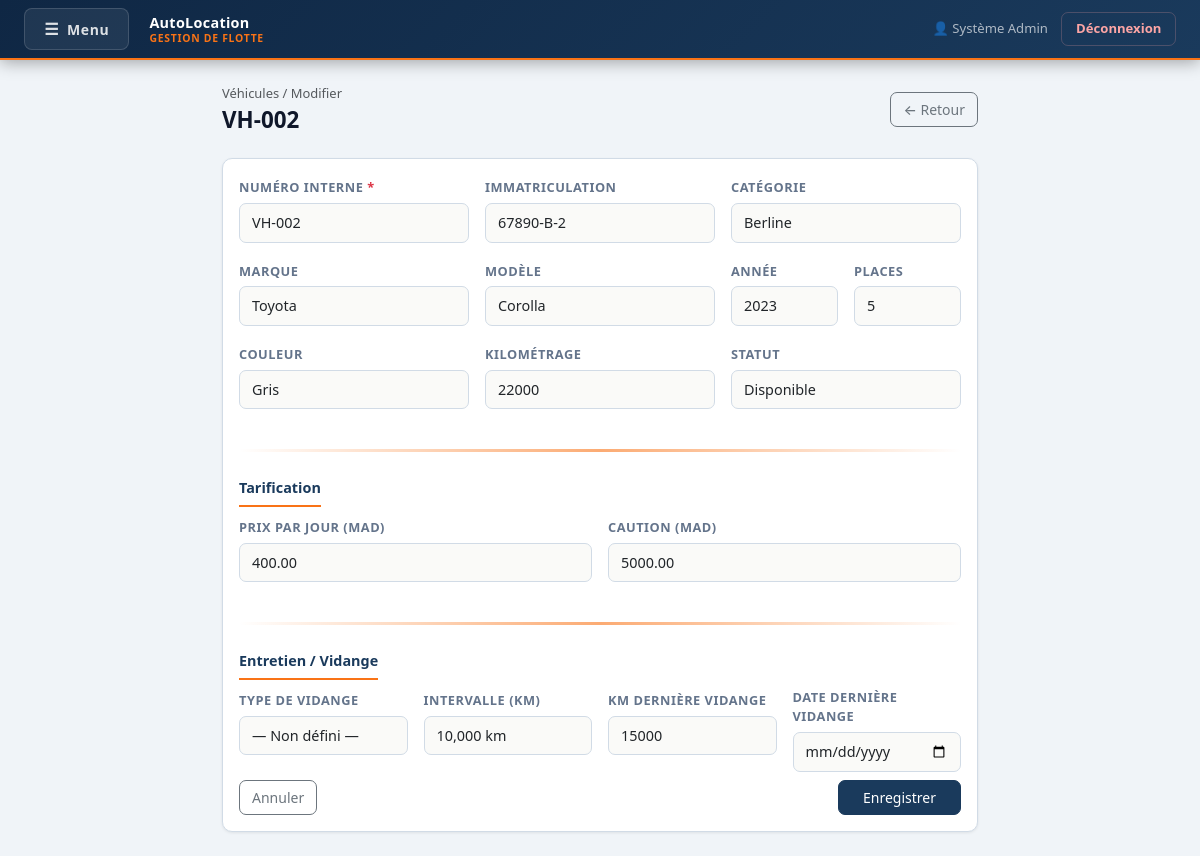
/vehicles/edit.php?id=2 (signed in), run on the app's committed database.
### tables this page shows
CREATE TABLE IF NOT EXISTS `vehicles` (
  `id`                    INT(11)        NOT NULL AUTO_INCREMENT,
  `numero`                VARCHAR(50)    NOT NULL,
  `immatriculation`       VARCHAR(20)    DEFAULT NULL,
  `marque`                VARCHAR(100)   DEFAULT NULL,
  `modele`                VARCHAR(100)   DEFAULT NULL,
  `annee`                 INT(11)        DEFAULT NULL,
  `couleur`               VARCHAR(50)    DEFAULT NULL,
  `nb_places`             INT(11)        DEFAULT 5,
  `categorie`             ENUM('économique','berline','SUV','premium','utilitaire') DEFAULT 'berline',
  `kilometrage`           INT(11)        DEFAULT 0,
  `statut`                ENUM('disponible','loué','maintenance','indisponible') DEFAULT 'disponible',
  `prix_jour`             DECIMAL(10,2)  DEFAULT 0.00,
  `caution`               DECIMAL(10,2)  DEFAULT 0.00,
  `type_vidange`          VARCHAR(100)   DEFAULT NULL,
  `intervalle_vidange`    INT(11)        DEFAULT 10000,
  `derniere_vidange_km`   INT(11)        DEFAULT NULL,
  `date_derniere_vidange` DATE           DEFAULT NULL,
  `created_at`            TIMESTAMP      NOT NULL DEFAULT CURRENT_TIMESTAMP,
  PRIMARY KEY (`id`),
  UNIQUE KEY `numero` (`numero`)
);

### models/VehicleModel.php (called while the page is built, shortened)
<?php
class VehicleModel {
    private $conn;
    public function __construct($db) {
        $this->conn = $db;
    }
    public function getById($id) {
        $stmt = $this->conn->prepare("SELECT * FROM vehicles WHERE id=?");
        $stmt->execute([$id]);
        return $stmt->fetch();
    }
}

### vehicles/edit.php (the view, shortened to what this page needs)
<?php
require_once "../models/VehicleModel.php";
$db    = new Database();
$conn  = $db->getConnection();
$model = new VehicleModel($conn);
$id = (int)($_GET['id'] ?? 0);
$v = $model->getById($id);
?>
<!DOCTYPE html>
<html lang="fr">
<head>
  <link href="https://cdn.jsdelivr.net/npm/bootstrap@5.3.3/dist/css/bootstrap.min.css" rel="stylesheet">
  <link href="/location/style.css" rel="stylesheet">
</head>
<body>
<?php include "../includes/navbar.php"; ?>
<div class="container py-4" style="max-width:780px">
  <div class="page-header">
    <div>
      <div class="text-muted small mb-1"><a href="index.php" class="text-decoration-none text-muted">Véhicules</a> / Modifier</div>
      <h1 class="page-title"><?= htmlspecialchars($v['numero']) ?></h1>
    </div>
    <a href="index.php" class="btn btn-outline-secondary">← Retour</a>
  </div>
  <div class="card">
    <div class="card-body">
      <form method="POST" class="row g-3">
        <div class="col-md-4">
          <label class="form-label fw-semibold">Numéro interne <span class="text-danger">*</span></label>
          <input name="numero" class="form-control" required value="<?= htmlspecialchars($v['numero']) ?>">
        </div>
        <div class="col-md-4">
          <label class="form-label fw-semibold">Immatriculation</label>
          <input name="immatriculation" class="form-control" value="<?= htmlspecialchars($v['immatriculation'] ?? '') ?>">
        </div>
        <div class="col-md-4">
          <label class="form-label fw-semibold">Catégorie</label>
          <select name="categorie" class="form-select">
            <?php foreach (['économique','berline','SUV','premium','utilitaire'] as $cat): ?>
              <option value="<?= $cat ?>" <?= $v['categorie'] === $cat ? 'selected' : '' ?>><?= ucfirst($cat) ?></option>
            <?php endforeach; ?>
          </select>
        </div>
        <div class="col-md-4">
          <label class="form-label fw-semibold">Marque</label>
          <input name="marque" class="form-control" value="<?= htmlspecialchars($v['marque'] ?? '') ?>">
        </div>
        <div class="col-md-4">
          <label class="form-label fw-semibold">Modèle</label>
          <input name="modele" class="form-control" value="<?= htmlspecialchars($v['modele'] ?? '') ?>">
        </div>
        <div class="col-md-2">
          <label class="form-label fw-semibold">Année</label>
          <input type="number" name="annee" class="form-control" value="<?= $v['annee'] ?>">
        </div>
        <div class="col-md-2">
          <label class="form-label fw-semibold">Places</label>
          <input type="number" name="nb_places" class="form-control" min="1" value="<?= $v['nb_places'] ?? 5 ?>">
        </div>
        <div class="col-md-4">
          <label class="form-label fw-semibold">Couleur</label>
          <input name="couleur" class="form-control" value="<?= htmlspecialchars($v['couleur'] ?? '') ?>">
        </div>
        <div class="col-md-4">
          <label class="form-label fw-semibold">Kilométrage</label>
          <input type="number" name="kilometrage" class="form-control" min="0" value="<?= $v['kilometrage'] ?>">
        </div>
        <div class="col-md-4">
          <label class="form-label fw-semibold">Statut</label>
          <select name="statut" class="form-select">
            <?php foreach (['disponible','loué','maintenance','indisponible'] as $s): ?>
              <option value="<?= $s ?>" <?= $v['statut'] === $s ? 'selected' : '' ?>><?= ucfirst($s) ?></option>
            <?php endforeach; ?>
          </select>
        </div>
        <div class="col-12"><hr class="gold-divider"><strong class="form-section-title">Tarification</strong></div>
        <div class="col-md-6">
          <label class="form-label fw-semibold">Prix par jour (MAD)</label>
          <input type="number" name="prix_jour" class="form-control" step="0.01" min="0" value="<?= $v['prix_jour'] ?? 0 ?>">
        </div>
        <div class="col-md-6">
          <label class="form-label fw-semibold">Caution (MAD)</label>
          <input type="number" name="caution" class="form-control" step="0.01" min="0" value="<?= $v['caution'] ?? 0 ?>">
        </div>
        <div class="col-12"><hr class="gold-divider"><strong class="form-section-title">Entretien / Vidange</strong></div>
        <div class="col-md-3">
          <label class="form-label fw-semibold">Type de vidange</label>
          <select name="type_vidange" class="form-select">
            <option value="">— Non défini —</option>
          </select>
        </div>
        <div class="col-md-3">
          <label class="form-label fw-semibold">Intervalle (km)</label>
          <select name="intervalle_vidange" class="form-select">
            <?php foreach ([5000,7000,10000,15000] as $iv): ?>
              <option value="<?= $iv ?>" <?= ($v['intervalle_vidange'] ?? 10000) == $iv ? 'selected' : '' ?>><?= number_format($iv) ?> km</option>
            <?php endforeach; ?>
          </select>
        </div>
        <div class="col-md-3">
          <label class="form-label fw-semibold">Km dernière vidange</label>
          <input type="number" name="derniere_vidange_km" class="form-control" min="0" value="<?= $v['derniere_vidange_km'] ?? '' ?>">
        </div>
        <div class="col-md-3">
          <label class="form-label fw-semibold">Date dernière vidange</label>
          <input type="date" name="date_derniere_vidange" class="form-control" value="<?= $v['date_derniere_vidange'] ?? '' ?>">
        </div>
        <div class="col-12 d-flex justify-content-between mt-2">
          <a href="index.php" class="btn btn-outline-secondary">Annuler</a>
          <button type="submit" class="btn btn-primary px-4">Enregistrer</button>
        </div>
      </form>
    </div>
  </div>
</div>
</body>
</html>

### style.css (style rules this page uses)
:root { --primary: #1a3a5c; --primary-dark: #102640; --accent: #f97316; --accent-dark: #ea6c0a; --danger: #dc2626; --danger-dark: #b91c1c; --bg: #f0f4f8; --surface: #ffffff; --border: #d1dbe6; --text: #0f172a; --text-muted: #64748b; --nav-bg: #0f2744; --radius: 10px; --shadow-sm: 0 1px 3px rgba(0,0,0,.08); --shadow: 0 4px 12px rgba(0,0,0,.1); --shadow-lg: 0 8px 28px rgba(0,0,0,.13); --transition: .2s ease; }
*, *::before, *::after { box-sizing: border-box; }
body { background: var(--bg); font-family: 'Segoe UI', system-ui, -apple-system, sans-serif; color: var(--text); font-size: .925rem; min-height: 100vh; }
.page-header { display: flex; align-items: center; justify-content: space-between; margin-bottom: 1.5rem; }
.page-title { font-size: 1.4rem; font-weight: 700; margin: 0; color: var(--text); }
.card { border: 1px solid var(--border); border-radius: var(--radius); box-shadow: var(--shadow-sm); background: var(--surface); }
.btn { font-weight: 500; border-radius: 7px; transition: all var(--transition); font-size: .875rem; }
.btn-primary { background: var(--primary); border-color: var(--primary); color: #fff; }
.form-label { font-weight: 600; font-size: .8rem; color: var(--text-muted); text-transform: uppercase; letter-spacing: .04em; margin-bottom: .35rem; }
.form-control, .form-select { border-radius: 7px; border-color: var(--border); font-size: .9rem; padding: .5rem .75rem; transition: border-color var(--transition), box-shadow var(--transition); background: #fafaf8; }
.form-section-title { font-weight: 700; font-size: .9rem; margin-bottom: 1rem; padding-bottom: .5rem; border-bottom: 2px solid var(--accent); color: var(--primary); }
.gold-divider { height: 3px; background: linear-gradient(90deg, transparent, var(--accent), transparent); border: none; margin: 1.5rem 0; opacity: .6; }
.card { animation: fadeInUp .35s ease both; }
.page-header { animation: fadeInUp .3s ease both; }
.form-control, .form-select { transition: border-color .2s ease, box-shadow .2s ease, background .2s ease; }

### data on the page
vehicles: numero "VH-002", immatriculation "67890-B-2", categorie "Berline", marque "Toyota", modele "Corolla", annee "2023", nb_places "5", couleur "Gris", kilometrage "22000", statut "Disponible", prix_jour "400.00", caution "5000.00", intervalle_vidange "10,000 km", derniere_vidange_km "15000"

### other printed values
$_SESSION['user_nom'] "Système Admin"
